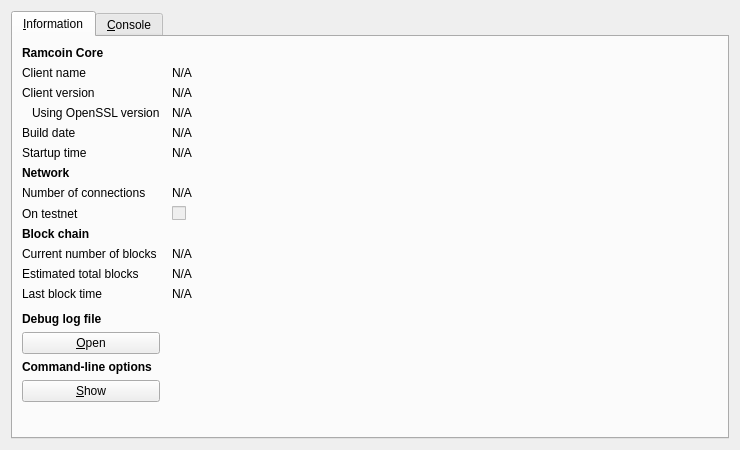
<?xml version="1.0" encoding="UTF-8"?>
<ui version="4.0">
 <class>RPCConsole</class>
 <widget class="QDialog" name="RPCConsole">
  <property name="geometry">
   <rect>
    <x>0</x>
    <y>0</y>
    <width>740</width>
    <height>450</height>
   </rect>
  </property>
  <property name="windowTitle">
   <string>Ramcoin - Debug window</string>
  </property>
  <layout class="QVBoxLayout" name="verticalLayout_2">
   <item>
    <widget class="QTabWidget" name="tabWidget">
     <property name="currentIndex">
      <number>0</number>
     </property>
     <widget class="QWidget" name="tab_info">
      <attribute name="title">
       <string>&amp;Information</string>
      </attribute>
      <layout class="QGridLayout" name="gridLayout" columnstretch="0,1">
       <property name="horizontalSpacing">
        <number>12</number>
       </property>
       <item row="0" column="0">
        <widget class="QLabel" name="label_9">
         <property name="font">
          <font>
           <weight>75</weight>
           <bold>true</bold>
          </font>
         </property>
         <property name="text">
          <string>Ramcoin Core</string>
         </property>
        </widget>
       </item>
       <item row="1" column="0">
        <widget class="QLabel" name="label_5">
         <property name="text">
          <string>Client name</string>
         </property>
        </widget>
       </item>
       <item row="1" column="1">
        <widget class="QLabel" name="clientName">
         <property name="cursor">
          <cursorShape>IBeamCursor</cursorShape>
         </property>
         <property name="text">
          <string>N/A</string>
         </property>
         <property name="textFormat">
          <enum>Qt::PlainText</enum>
         </property>
         <property name="textInteractionFlags">
          <set>Qt::LinksAccessibleByMouse|Qt::TextSelectableByKeyboard|Qt::TextSelectableByMouse</set>
         </property>
        </widget>
       </item>
       <item row="2" column="0">
        <widget class="QLabel" name="label_6">
         <property name="text">
          <string>Client version</string>
         </property>
        </widget>
       </item>
       <item row="2" column="1">
        <widget class="QLabel" name="clientVersion">
         <property name="cursor">
          <cursorShape>IBeamCursor</cursorShape>
         </property>
         <property name="text">
          <string>N/A</string>
         </property>
         <property name="textFormat">
          <enum>Qt::PlainText</enum>
         </property>
         <property name="textInteractionFlags">
          <set>Qt::LinksAccessibleByMouse|Qt::TextSelectableByKeyboard|Qt::TextSelectableByMouse</set>
         </property>
        </widget>
       </item>
       <item row="3" column="0">
        <widget class="QLabel" name="label_14">
         <property name="text">
          <string>Using OpenSSL version</string>
         </property>
         <property name="indent">
          <number>10</number>
         </property>
        </widget>
       </item>
       <item row="3" column="1">
        <widget class="QLabel" name="openSSLVersion">
         <property name="cursor">
          <cursorShape>IBeamCursor</cursorShape>
         </property>
         <property name="text">
          <string>N/A</string>
         </property>
         <property name="textFormat">
          <enum>Qt::PlainText</enum>
         </property>
         <property name="textInteractionFlags">
          <set>Qt::LinksAccessibleByMouse|Qt::TextSelectableByKeyboard|Qt::TextSelectableByMouse</set>
         </property>
        </widget>
       </item>
       <item row="4" column="0">
        <widget class="QLabel" name="label_12">
         <property name="text">
          <string>Build date</string>
         </property>
        </widget>
       </item>
       <item row="4" column="1">
        <widget class="QLabel" name="buildDate">
         <property name="cursor">
          <cursorShape>IBeamCursor</cursorShape>
         </property>
         <property name="text">
          <string>N/A</string>
         </property>
         <property name="textFormat">
          <enum>Qt::PlainText</enum>
         </property>
         <property name="textInteractionFlags">
          <set>Qt::LinksAccessibleByMouse|Qt::TextSelectableByKeyboard|Qt::TextSelectableByMouse</set>
         </property>
        </widget>
       </item>
       <item row="5" column="0">
        <widget class="QLabel" name="label_13">
         <property name="text">
          <string>Startup time</string>
         </property>
        </widget>
       </item>
       <item row="5" column="1">
        <widget class="QLabel" name="startupTime">
         <property name="cursor">
          <cursorShape>IBeamCursor</cursorShape>
         </property>
         <property name="text">
          <string>N/A</string>
         </property>
         <property name="textFormat">
          <enum>Qt::PlainText</enum>
         </property>
         <property name="textInteractionFlags">
          <set>Qt::LinksAccessibleByMouse|Qt::TextSelectableByKeyboard|Qt::TextSelectableByMouse</set>
         </property>
        </widget>
       </item>
       <item row="6" column="0">
        <widget class="QLabel" name="label_11">
         <property name="font">
          <font>
           <weight>75</weight>
           <bold>true</bold>
          </font>
         </property>
         <property name="text">
          <string>Network</string>
         </property>
        </widget>
       </item>
       <item row="7" column="0">
        <widget class="QLabel" name="label_7">
         <property name="text">
          <string>Number of connections</string>
         </property>
        </widget>
       </item>
       <item row="7" column="1">
        <widget class="QLabel" name="numberOfConnections">
         <property name="cursor">
          <cursorShape>IBeamCursor</cursorShape>
         </property>
         <property name="text">
          <string>N/A</string>
         </property>
         <property name="textFormat">
          <enum>Qt::PlainText</enum>
         </property>
         <property name="textInteractionFlags">
          <set>Qt::LinksAccessibleByMouse|Qt::TextSelectableByKeyboard|Qt::TextSelectableByMouse</set>
         </property>
        </widget>
       </item>
       <item row="8" column="0">
        <widget class="QLabel" name="label_8">
         <property name="text">
          <string>On testnet</string>
         </property>
        </widget>
       </item>
       <item row="8" column="1">
        <widget class="QCheckBox" name="isTestNet">
         <property name="enabled">
          <bool>false</bool>
         </property>
         <property name="text">
          <string/>
         </property>
        </widget>
       </item>
       <item row="9" column="0">
        <widget class="QLabel" name="label_10">
         <property name="font">
          <font>
           <weight>75</weight>
           <bold>true</bold>
          </font>
         </property>
         <property name="text">
          <string>Block chain</string>
         </property>
        </widget>
       </item>
       <item row="10" column="0">
        <widget class="QLabel" name="label_3">
         <property name="text">
          <string>Current number of blocks</string>
         </property>
        </widget>
       </item>
       <item row="10" column="1">
        <widget class="QLabel" name="numberOfBlocks">
         <property name="cursor">
          <cursorShape>IBeamCursor</cursorShape>
         </property>
         <property name="text">
          <string>N/A</string>
         </property>
         <property name="textFormat">
          <enum>Qt::PlainText</enum>
         </property>
         <property name="textInteractionFlags">
          <set>Qt::LinksAccessibleByMouse|Qt::TextSelectableByKeyboard|Qt::TextSelectableByMouse</set>
         </property>
        </widget>
       </item>
       <item row="11" column="0">
        <widget class="QLabel" name="label_4">
         <property name="text">
          <string>Estimated total blocks</string>
         </property>
        </widget>
       </item>
       <item row="11" column="1">
        <widget class="QLabel" name="totalBlocks">
         <property name="cursor">
          <cursorShape>IBeamCursor</cursorShape>
         </property>
         <property name="text">
          <string>N/A</string>
         </property>
         <property name="textFormat">
          <enum>Qt::PlainText</enum>
         </property>
         <property name="textInteractionFlags">
          <set>Qt::LinksAccessibleByMouse|Qt::TextSelectableByKeyboard|Qt::TextSelectableByMouse</set>
         </property>
        </widget>
       </item>
       <item row="12" column="0">
        <widget class="QLabel" name="label_2">
         <property name="text">
          <string>Last block time</string>
         </property>
        </widget>
       </item>
       <item row="12" column="1">
        <widget class="QLabel" name="lastBlockTime">
         <property name="cursor">
          <cursorShape>IBeamCursor</cursorShape>
         </property>
         <property name="text">
          <string>N/A</string>
         </property>
         <property name="textFormat">
          <enum>Qt::PlainText</enum>
         </property>
         <property name="textInteractionFlags">
          <set>Qt::LinksAccessibleByMouse|Qt::TextSelectableByKeyboard|Qt::TextSelectableByMouse</set>
         </property>
        </widget>
       </item>
       <item row="13" column="0">
        <spacer name="verticalSpacer_2">
         <property name="orientation">
          <enum>Qt::Vertical</enum>
         </property>
         <property name="sizeHint" stdset="0">
          <size>
           <width>20</width>
           <height>20</height>
          </size>
         </property>
        </spacer>
       </item>
       <item row="14" column="0">
        <widget class="QLabel" name="labelDebugLogfile">
         <property name="font">
          <font>
           <weight>75</weight>
           <bold>true</bold>
          </font>
         </property>
         <property name="text">
          <string>Debug log file</string>
         </property>
        </widget>
       </item>
       <item row="15" column="0">
        <widget class="QPushButton" name="openDebugLogfileButton">
         <property name="toolTip">
          <string>Open the Ramcoin debug log file from the current data directory. This can take a few seconds for large log files.</string>
         </property>
         <property name="text">
          <string>&amp;Open</string>
         </property>
         <property name="autoDefault">
          <bool>false</bool>
         </property>
        </widget>
       </item>
       <item row="16" column="0">
        <widget class="QLabel" name="labelCLOptions">
         <property name="font">
          <font>
           <weight>75</weight>
           <bold>true</bold>
          </font>
         </property>
         <property name="text">
          <string>Command-line options</string>
         </property>
        </widget>
       </item>
       <item row="17" column="0">
        <widget class="QPushButton" name="showCLOptionsButton">
         <property name="toolTip">
          <string>Show the Ramcoin-Qt help message to get a list with possible Ramcoin command-line options.</string>
         </property>
         <property name="text">
          <string>&amp;Show</string>
         </property>
         <property name="autoDefault">
          <bool>false</bool>
         </property>
        </widget>
       </item>
       <item row="18" column="0">
        <spacer name="verticalSpacer">
         <property name="orientation">
          <enum>Qt::Vertical</enum>
         </property>
         <property name="sizeHint" stdset="0">
          <size>
           <width>20</width>
           <height>40</height>
          </size>
         </property>
        </spacer>
       </item>
      </layout>
     </widget>
     <widget class="QWidget" name="tab_console">
      <attribute name="title">
       <string>&amp;Console</string>
      </attribute>
      <layout class="QVBoxLayout" name="verticalLayout_3">
       <property name="spacing">
        <number>3</number>
       </property>
       <item>
        <widget class="QTextEdit" name="messagesWidget">
         <property name="minimumSize">
          <size>
           <width>0</width>
           <height>100</height>
          </size>
         </property>
         <property name="readOnly">
          <bool>true</bool>
         </property>
         <property name="tabKeyNavigation" stdset="0">
          <bool>false</bool>
         </property>
         <property name="columnCount" stdset="0">
          <number>2</number>
         </property>
        </widget>
       </item>
       <item>
        <layout class="QHBoxLayout" name="horizontalLayout">
         <property name="spacing">
          <number>3</number>
         </property>
         <item>
          <widget class="QLabel" name="label">
           <property name="text">
            <string notr="true">&gt;</string>
           </property>
          </widget>
         </item>
         <item>
          <widget class="QLineEdit" name="lineEdit"/>
         </item>
         <item>
          <widget class="QPushButton" name="clearButton">
           <property name="maximumSize">
            <size>
             <width>24</width>
             <height>24</height>
            </size>
           </property>
           <property name="toolTip">
            <string>Clear console</string>
           </property>
           <property name="text">
            <string/>
           </property>
           <property name="icon">
            <iconset resource="../bitcoin.qrc">
             <normaloff>:/icons/remove</normaloff>:/icons/remove</iconset>
           </property>
           <property name="shortcut">
            <string notr="true">Ctrl+L</string>
           </property>
           <property name="autoDefault">
            <bool>false</bool>
           </property>
          </widget>
         </item>
        </layout>
       </item>
      </layout>
     </widget>
    </widget>
   </item>
  </layout>
 </widget>
 <resources>
  <include location="../bitcoin.qrc"/>
 </resources>
 <connections/>
</ui>
